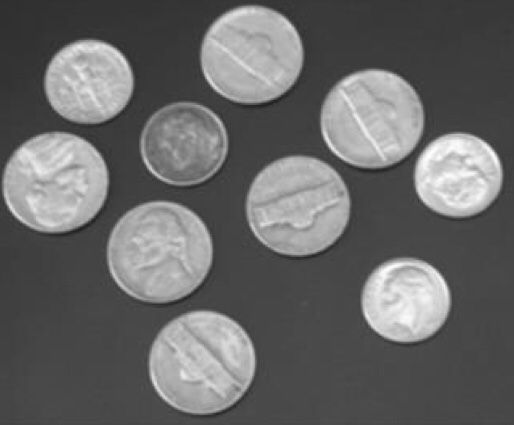
//> input picture figure/41.jpg, 514 x 425 px
$ ./test   (built with g++ and OpenCV 4)
//> lines starting //> are read from the running program, lines starting //| are printed output that depends on the picture; after the words box and inside, x2 and y2 are one past the last pixel; in counts of white or black regions, pixels touching at a corner belong together

#include <iostream>
#include <opencv2/opencv.hpp>


using namespace std;
using namespace cv;


int main()
{
    vector<Mat> images(4);
    Mat dst;

    Mat grayImage = imread("/Users/sum_young/private_code/CV/figure/41.jpg",0);
//> grayImage is the input picture: 425 rows x 514 cols, CV_8UC1; min 28, max 255, mean 104.1
    Mat binResult;
    Mat Erode, Dilate, Open, Close;
	Mat kernel = getStructuringElement(MORPH_RECT, Size(10,10), Point(-1, -1));

    threshold(grayImage, binResult, 129, 255, THRESH_BINARY);
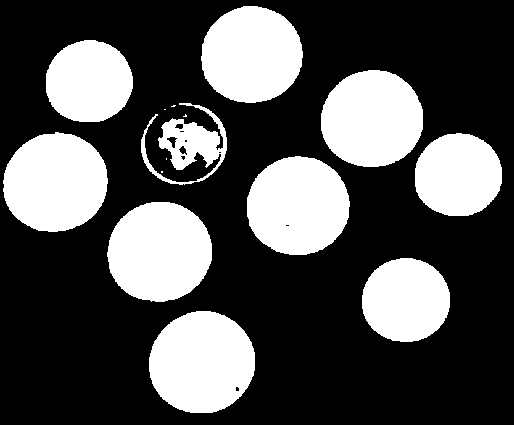
//> binResult: 425 rows x 514 cols, CV_8UC1; 31.4% white; 15 white regions (5 under 20 px), largest, box (x1, y1, x2, y2) and area: (149, 311, 255, 413) 8518, (107, 202, 212, 302) 8256, (3, 132, 108, 232) 8183
    morphologyEx(binResult, Erode, 0, kernel);
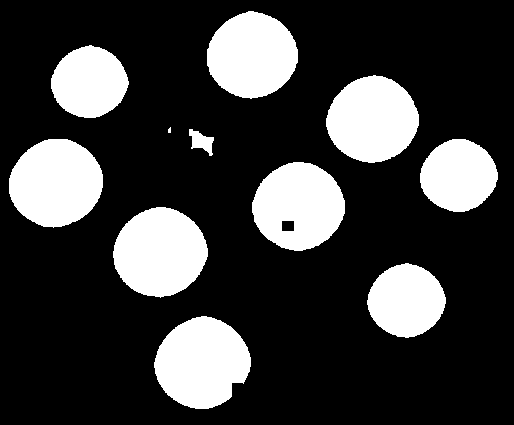
//> Erode: 425 rows x 514 cols, CV_8UC1; 23.5% white; 11 white regions (1 under 20 px), largest, box (x1, y1, x2, y2) and area: (154, 316, 251, 409) 6649, (113, 207, 208, 298) 6495, (9, 139, 103, 228) 6428
    morphologyEx(binResult, Dilate, 1, kernel);
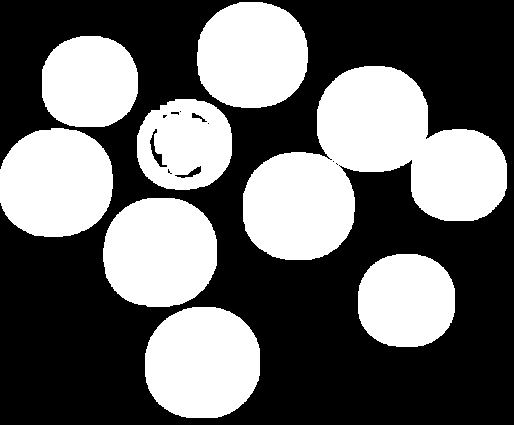
//> Dilate: 425 rows x 514 cols, CV_8UC1; 40.7% white; 8 white regions, largest, box (x1, y1, x2, y2) and area: (243, 66, 507, 260) 26971, (145, 307, 260, 418) 10482, (103, 198, 217, 307) 10185
    morphologyEx(binResult, Open, 2, kernel);
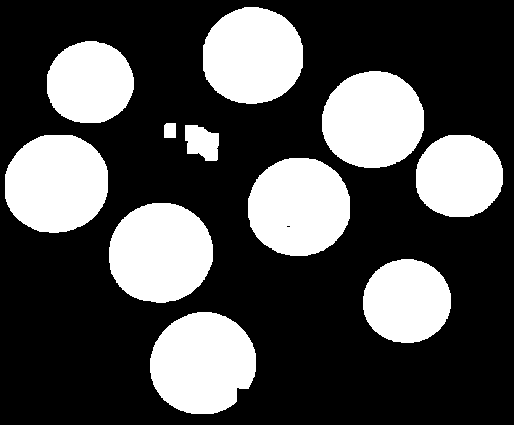
//> Open: 425 rows x 514 cols, CV_8UC1; 30.6% white; 11 white regions, largest, box (x1, y1, x2, y2) and area: (150, 312, 256, 414) 8449, (109, 203, 213, 303) 8250, (5, 135, 108, 233) 8156
    morphologyEx(binResult, Close, 3, kernel);
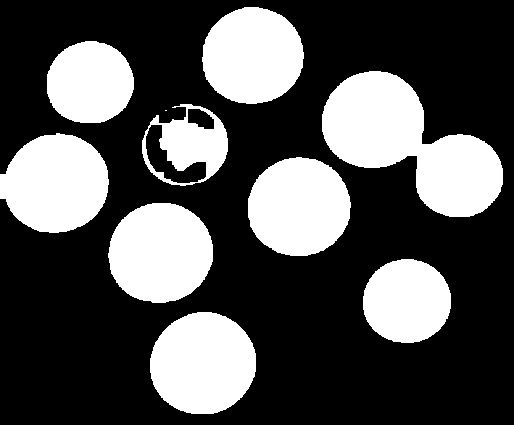
//> Close: 425 rows x 514 cols, CV_8UC1; 31.9% white; 10 white regions (1 under 20 px), largest, box (x1, y1, x2, y2) and area: (322, 71, 503, 217) 13807, (150, 312, 256, 414) 8529, (0, 133, 109, 233) 8300


    cv::imshow("BinarizationResult", binResult);
    cv::imshow("Erode", Erode);
    cv::imshow("Dilate", Dilate);
    cv::imshow("Open", Open);
    cv::imshow("Close", Close);


    while(true)
    {
        int c;
        c = waitKey(20);
//> the Esc key is pressed
        if (27 == (char) c) {
            break;
        }
    }

    return 0;
}

$ run again, with figure/2.jpg copied over figure/41.jpg
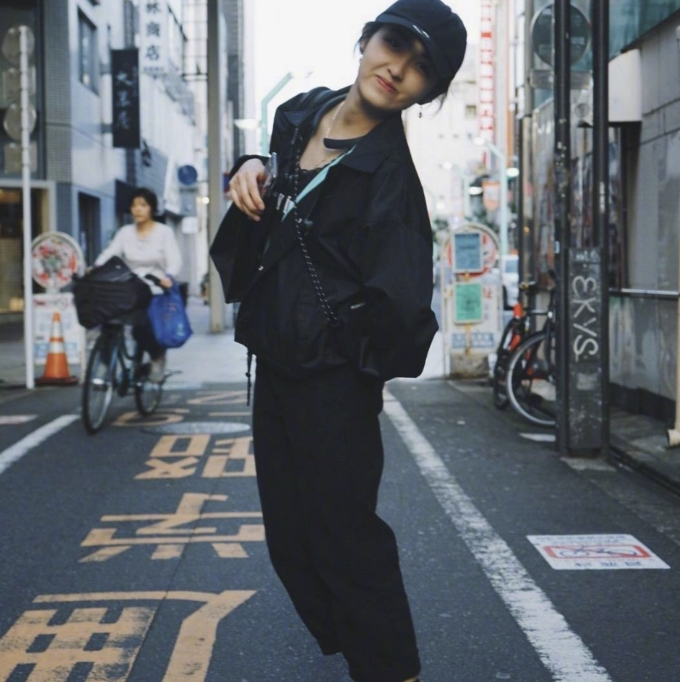
//> input picture figure/2.jpg, 680 x 682 px
//> `threshold(grayImage, binResult, 129, 255, THRESH_BINARY);`:
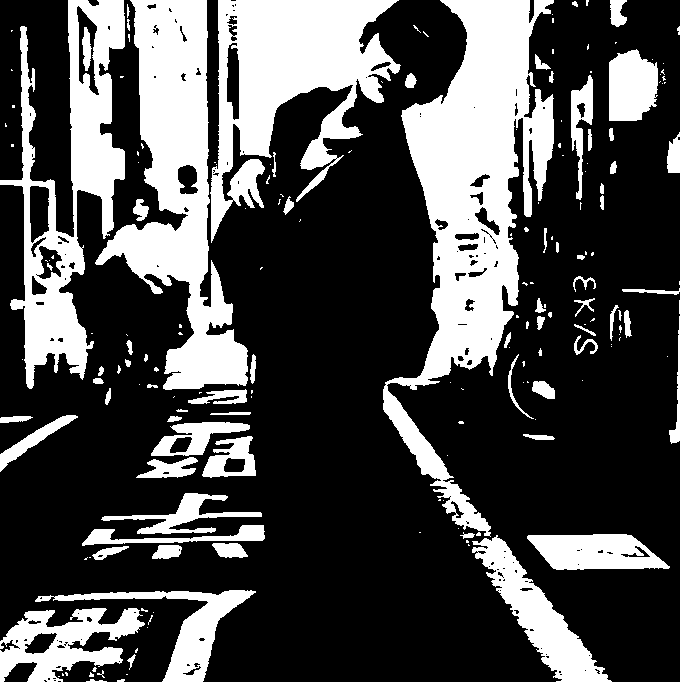
//> binResult: 682 rows x 680 cols, CV_8UC1; 29.6% white; 187 white regions (113 under 20 px), largest, box (x1, y1, x2, y2) and area: (383, 0, 554, 537) 35619, (95, 0, 248, 390) 24013, (210, 0, 401, 243) 21457
//> Erode: 682 rows x 680 cols, CV_8UC1; 13.9% white; 69 white regions (22 under 20 px), largest, box (x1, y1, x2, y2) and area: (407, 0, 528, 230) 14807, (240, 0, 389, 152) 12218, (112, 0, 205, 290) 11896
//> Dilate: 682 rows x 680 cols, CV_8UC1; 47.4% white; 30 white regions, largest, box (x1, y1, x2, y2) and area: (0, 0, 422, 483) 102607, (379, 0, 617, 682) 63558, (0, 586, 261, 682) 17727
//> Open: 682 rows x 680 cols, CV_8UC1; 23.9% white; 55 white regions, largest, box (x1, y1, x2, y2) and area: (403, 0, 533, 379) 27888, (108, 0, 210, 295) 18053, (236, 0, 394, 157) 15080
//> `morphologyEx(binResult, Close, 3, kernel);`:
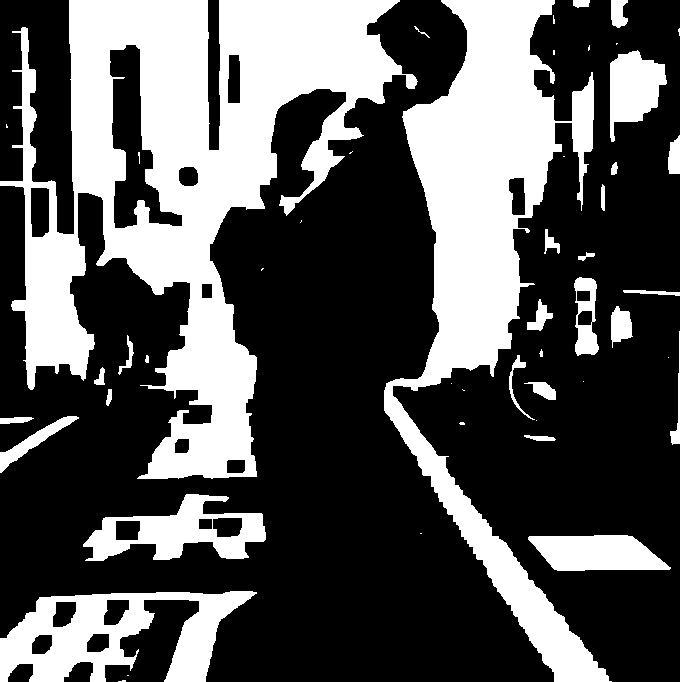
//> Close: 682 rows x 680 cols, CV_8UC1; 34% white; 49 white regions (20 under 20 px), largest, box (x1, y1, x2, y2) and area: (0, 0, 418, 479) 78589, (384, 0, 612, 682) 48120, (0, 591, 257, 682) 11968

$ run again, with figure/42.jpg copied over figure/41.jpg
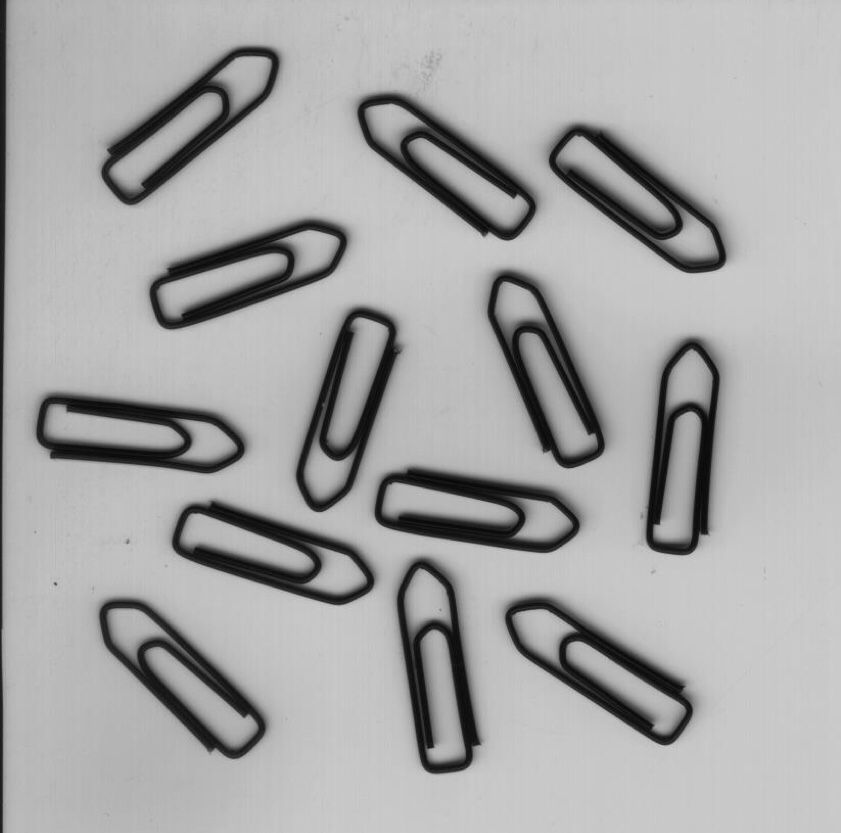
//> input picture figure/42.jpg, 841 x 833 px
//> grayImage is the input picture: 833 rows x 841 cols, CV_8UC1; min 0, max 209, mean 166.5
//> `threshold(grayImage, binResult, 129, 255, THRESH_BINARY);`:
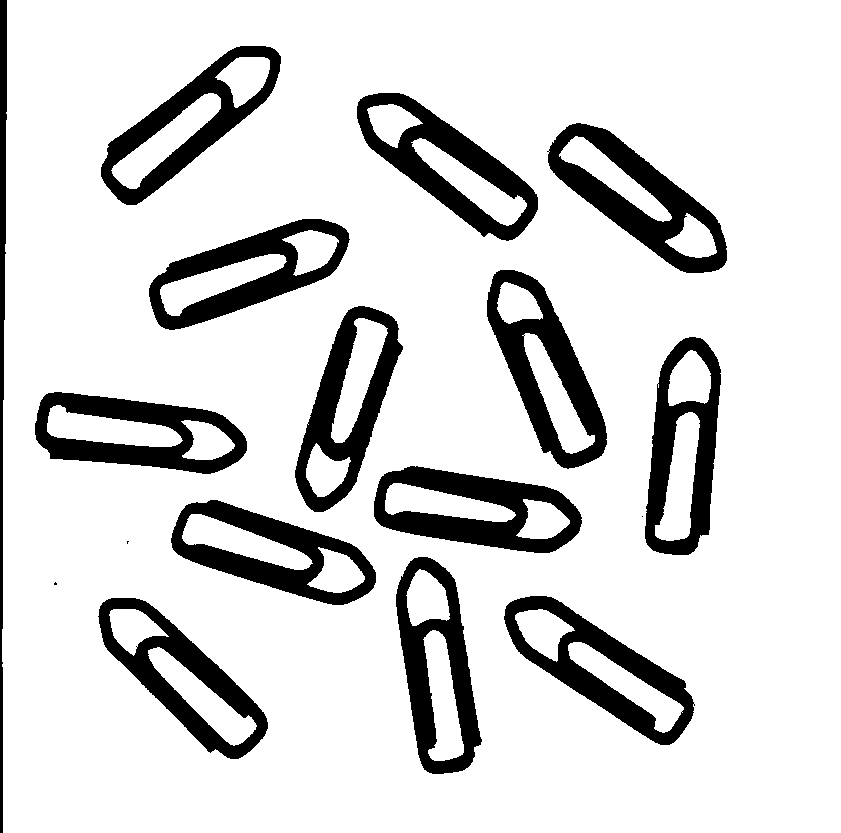
//> binResult: 833 rows x 841 cols, CV_8UC1; 84.4% white; 17 black regions (3 under 20 px), largest, box (x1, y1, x2, y2) and area: (547, 123, 727, 273) 8893, (374, 466, 582, 553) 8667, (487, 270, 607, 469) 8543
//> Erode: 833 rows x 841 cols, CV_8UC1; 73.9% white; 16 black regions, largest, box (x1, y1, x2, y2) and area: (543, 119, 732, 278) 14365, (500, 592, 700, 750) 14089, (353, 89, 543, 246) 13950
//> Dilate: 833 rows x 841 cols, CV_8UC1; 95.1% white; 136 black regions (98 under 20 px), largest, box (x1, y1, x2, y2) and area: (554, 129, 722, 269) 3203, (493, 311, 602, 447) 2832, (308, 321, 397, 464) 2299
//> Open: 833 rows x 841 cols, CV_8UC1; 84.1% white; 16 black regions (2 under 20 px), largest, box (x1, y1, x2, y2) and area: (548, 124, 728, 274) 9028, (375, 467, 583, 554) 8791, (488, 271, 608, 470) 8648
//> `morphologyEx(binResult, Close, 3, kernel);`:
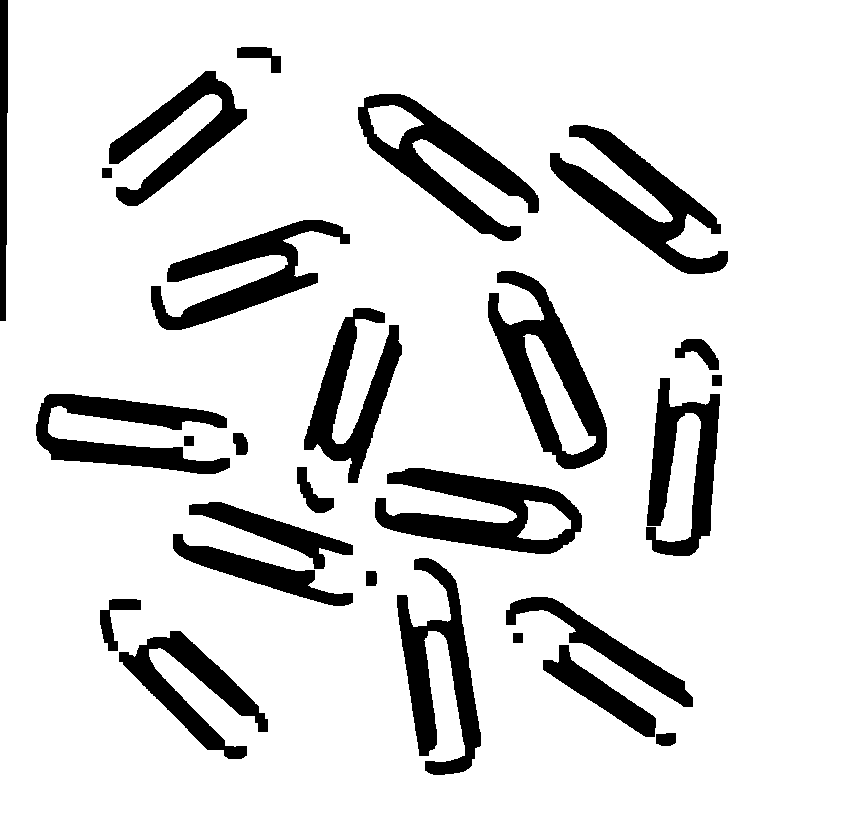
//> Close: 833 rows x 841 cols, CV_8UC1; 85.9% white; 27 black regions, largest, box (x1, y1, x2, y2) and area: (375, 468, 582, 554) 8391, (550, 125, 728, 274) 8366, (488, 271, 607, 469) 8354
